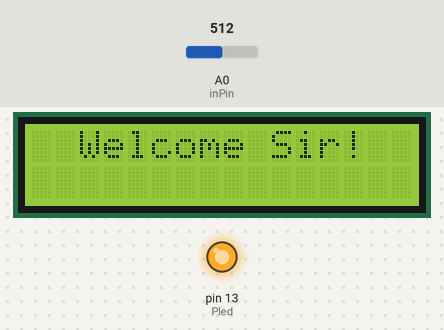
The sketch below on a simulated Arduino Uno, built with avr-gcc and run on an emulated ATmega328P. Shown: 16×2 character LCD, output pins drawn as LEDs (lit = HIGH). Inputs (shaded band) come from the test bench; at power-on: A0 (inPin) = 512. Pins used as bus, display or sensor lines are not drawn; what the sketch prints to the serial monitor is not drawn.

Above: at 2.6 s.
At 7.2 s:
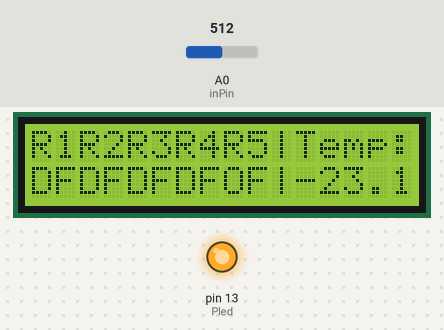
7.3 s: A0 (inPin) set to 650
At 8.1 s:
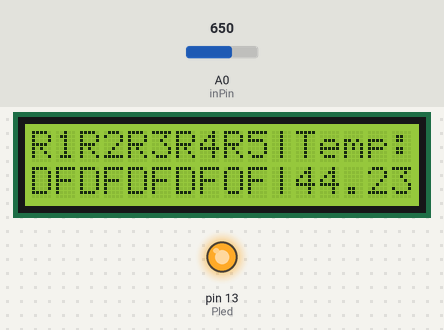
8.8 s: A0 (inPin) set to 669
At 10.4 s:
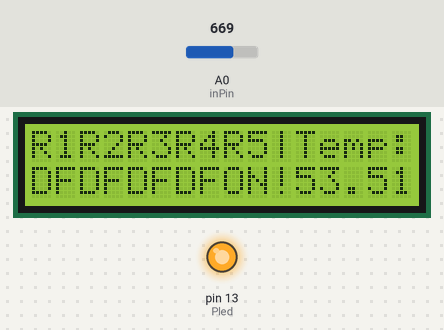
13.6 s: A0 (inPin) set to 716
At 15.0 s:
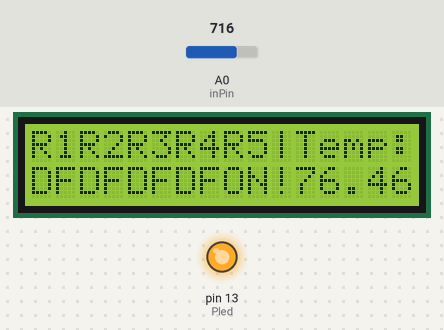
Timing chart, 0 to 16.2 s (numbered marks = the images above; inputs shaded):
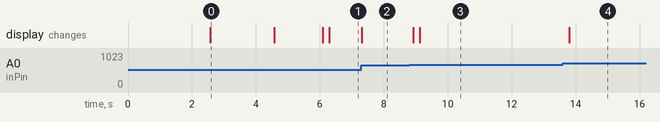

The sketch:

_5rIRv5tempac.ino
```cpp
// Sketch by Ahsan Muhammad to Control four Manual Relays and one thermally active relay all By SERIAL COMMANDS AND 3 Different IR REMOTEs
// V.1.0 Date : 1-2-14
#include <IRremote.h>
#include <LiquidCrystal.h>

LiquidCrystal lcd(12, 11, 5, 4, 3, 2); // initialize the library with the numbers of the interface pins
int IR_LED = 6;            //ir receiver
int R1 = 10;               // R1 pin location
int R2 = 9;                // R2 pin location
int R3 = 8;                // R3 pin location
int R4 = 7;                // R4 pin location
int R5 = 15;               // R5 pin location (ANALOG PIN # 02)
int Pled = 13;             // Power LED NOT TO BE CHANGED OR USED BY ANY OTHER ITEM
const int inPin = 0;       // analog pin
float sinVal;
int ledVal;
int on = 0;
IRrecv irrecv(IR_LED);
decode_results results;
int R1S = 0;               // S stands for State of R1
int R2S = 0;
int R3S = 0;
int R4S = 0;              // to turn off the R4 on bootup
int R5S = 0;               // S stands for State of R1


void setup()
{
  pinMode(R1, OUTPUT);
  pinMode(R2, OUTPUT);
  pinMode(R3, OUTPUT);
  pinMode(R4, OUTPUT);
  pinMode(R5, OUTPUT);
  pinMode(Pled, OUTPUT);
  pinMode(IR_LED, INPUT) ;
  // digitalWrite (R4 , HIGH); // to turn off the R4 on bootup
  digitalWrite (Pled , HIGH);

  Serial.begin(9600);
  irrecv.enableIRIn(); // Start the receiver

  //DEF BOOT_UP RELAY SETTINGS SATART...
  digitalWrite(R1, LOW);
  digitalWrite(R2, LOW);
  digitalWrite(R3, LOW);
  digitalWrite(R4, LOW);
 // digitalWrite(R5, LOW);  // THERMAL ACTIVE RELAY
  // DEF RELAY SETTINGS END...
  // LCD CONFIG STARTS FROM HERE
  lcd.begin(16, 2);
  // SPLASH SCREEN START
  lcd.setCursor(0,0);
  lcd.write("INITIALIZING....");
  lcd.setCursor(0,1);
  lcd.write("PID:5rIRv5tempac");
  delay(2500);
  lcd.clear() ;
  lcd.setCursor(0,0);
  lcd.write("  Welcome Sir! ");
  delay(2000);
  lcd.clear() ;
  lcd.setCursor(0,0);
  lcd.write(" Automation By: ");
  lcd.setCursor(0,1);
  lcd.write("    AL AHSAN   ");
  delay(1500);
  lcd.clear() ;
  //SPLASH SCREEN END
  //STATIC DISPLAY MENU STARTS
  lcd.setCursor(0,0);
  lcd.write("R1");
  lcd.setCursor(0,1);
  lcd.write("DF");
  lcd.setCursor(2,0);
  lcd.write("R2");
  lcd.setCursor(2,1);
  lcd.write("DF");
  lcd.setCursor(4,0);
  lcd.write("R3");
  lcd.setCursor(4,1);
  lcd.write("DF");
  lcd.setCursor(6,0);
  lcd.write("R4");
  lcd.setCursor(6,1);
  lcd.write("DF");
  lcd.setCursor(8,0);
  lcd.write("R5");
  lcd.setCursor(8,1);
  lcd.write("DF");
  lcd.setCursor(11,0);
  lcd.write("Temp:");
  lcd.setCursor(10,0);
  lcd.write("|");
  lcd.setCursor(10,1);
  lcd.write("|");
}

unsigned long last = millis();

void loop()
{
  // IR REMOTE COMMANDS STARTS.....
  if (irrecv.decode(&results)) {
    if (results.value == 0xFF30CF || results.value == 0xB8E345C3 || results.value == 0x800F8401) { // 1 button for R1 B8E345C3 for n900 controll
      if (millis() - last > 250) {
        on = !on; // IR received, toggle the relay
        digitalWrite(R1, on ? HIGH : LOW);
        Serial.println("R1 toggled (Remote Command)");
      }
      last = millis();
    }
    irrecv.resume(); // Receive the next value


      if (results.value == 0xFF18E7 || results.value == 0x18E78877 || results.value == 0x800F0402) { // 2 button for R2
      if (millis() - last > 200) {
        on = !on; // IR received, toggle the relay
        digitalWrite(R2, on ? HIGH : LOW);
        Serial.println("R2 toggled (Remote Command)");
        last = millis();
      }
      irrecv.resume(); // Receive the next value
    }
    if (results.value == 0xFF7A85 || results.value == 0x18E748B7 || results.value == 0x800F8403 ) { // 3 button for r3
      if (millis() - last > 200) {
        on = !on; // IR received, toggle the relay
        digitalWrite(R3, on ? HIGH : LOW);
        Serial.println("R3 toggled (Remote Command)");
      }
      last = millis();
      irrecv.resume(); // Receive the next value
    }
    if (results.value == 0x800F0404 ) { // 4 button for r4
      if (millis() - last > 200) {
        on = !on; // IR received, toggle the relay
        digitalWrite(R4, on ? HIGH : LOW);
        Serial.println("R3 toggled (Remote Command)");
      }
      last = millis();
      irrecv.resume(); // Receive the next value
    }
    if (results.value == 0xFFB04F || results.value == 0x18E758A7 || results.value == 0x800F041D) { // FL- button to deactivate every relay
      if (millis() - last > 200) {
        digitalWrite(R1, LOW);
        lcd.setCursor(0,1); //R1 LCD POSITION
        lcd.write("OF");
        digitalWrite(R2, LOW);
        lcd.setCursor(2,1); //R2 LCD POSITION
        lcd.write("OF");
        digitalWrite(R3, LOW);
        lcd.setCursor(4,1); //R3 LCD POSITION
        lcd.write("OF");
        digitalWrite(R4, LOW);  // inverted coz on pnp instead of pnp
        lcd.setCursor(6,1); //R4 LCD POSITION
        lcd.write("OF");
        Serial.println("All Relays De-Energized (Remote Command)");
      }
      last = millis();
    }
    irrecv.resume(); // Receive the next value
    if (results.value == 0xFF9867 || results.value == 0x1D742F28 || results.value == 0x800F841C) { // FL+ button to activate every relay
      if (millis() - last > 200) {
        on = !on; // IR received, toggle the relay
        digitalWrite(R1, HIGH);
        lcd.setCursor(0,1); //R1 LCD POSITION
        lcd.write("ON");
        digitalWrite(R2, HIGH);
        lcd.setCursor(2,1); //R2 LCD POSITION
        lcd.write("ON");
        digitalWrite(R3, HIGH);
        lcd.setCursor(4,1); //R3 LCD POSITION
        lcd.write("ON");
        digitalWrite(R4, HIGH);  // inverted coz on pnp instead of pnp
        lcd.setCursor(6,1); //R4 LCD POSITION
        lcd.write("ON");
        Serial.println("All Relays Energized (Remote Command)");
      }
      last = millis();
    }
    irrecv.resume(); // Receive the next value
  }
  // IR REMOTE COMMANDS STARTS.....

  // THERMAL ACTIVE RELAY CODE STARTS...

  int value = analogRead(inPin); // taken from arduino cook book
  Serial.print(value);
  Serial.print(" > ");
  float millivolts = (value / 1024.0) * 5000; // sensor output is 10mV per degree Kelvin, 0 Celsius is 273.15
  float celsius = (millivolts / 10) - 273.15 ;
  Serial.print(celsius);
  Serial.println(" degrees Celsius, ");
  lcd.setCursor(11,1); // TEMP POSITION ON LCD
  lcd.print(celsius);
  delay(200); // wait for 200 mili-second
  if(celsius >= 50) // ################################# || set temp here || ##########################
  {

    digitalWrite(R5, HIGH);
    lcd.setCursor(8,1);
        lcd.write("ON");
    lcd.setCursor(10,1);
        lcd.write("!");
        R5S= 1;
}
  else
  {
    digitalWrite(R5, LOW);
    lcd.setCursor(8,1);
        lcd.write("OF");
       lcd.setCursor(10,1);
        lcd.write("|");
        R5S= 0;

  }
// THERMAL ACTIVE RELAY CODE ENDS...
}
```

Measured:
- the behaviour switches between 661 and 662 on A0 (inPin) (found by bisection; images 2 and 3)
- after the input at 7.3 s, the display: changes at once (image 2)
- after the input at 8.8 s, the display: first changes after 0.13 s (image 3 shows a later state)
- after the input at 13.6 s, the display: changes after 0.19 s (image 4)
- what the display in image 0 shows lasts 2.0 s, from 2.6 s to 4.6 s
